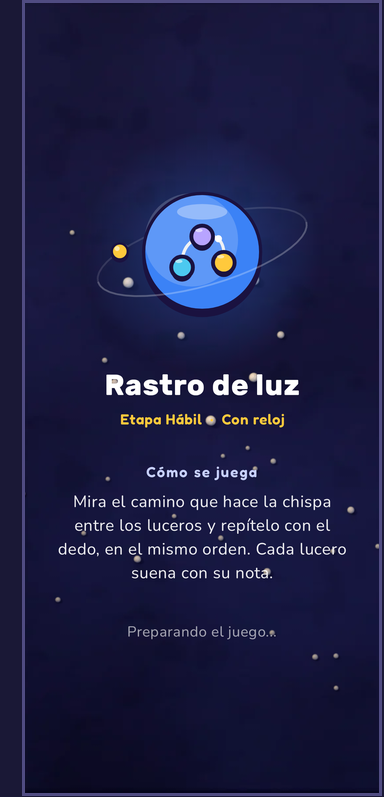
#> input picture tools/previews/tarea_190_hoy_carga.png, 384 x 797 px
$ python tarea_190.py
#> lines starting #> are read from the running program, lines starting #| are printed output that depends on the picture; pictures that were not available may be replaced by others from this repository, and a replacement may not be noted
# -*- coding: utf-8 -*-
"""Lámina de la Tarea 190, «La entrada al juego sin cuenta regresiva» (`docs/previews/tarea-190.png`), con CAPTURAS REALES; no son maquetas.
  1. La pantalla de carga: hoy (con «Cómo se juega» y su frase; captura real de Fable) | propuesta (planeta, nombre y etapa; capturas de Roborazzi).
  2. El «¡Ya!» sobre el tablero real, a tamaño real (Tinta o Palabra y Rastro de luz; capturas reales de Unity de 1080 × 2400) y un recorte al 100 %.
  3. La primera partida de un juego con tutorial: carga → tarjeta de Nubi → ronda guiada → «¡Ya!» → juego.
  4. La tabla por juego: tiempo hasta «listo», p95 y máximo de los cuadros visibles, antes y después (PC; `tarea_190_medidas.txt`).
Entradas (fuera de git): `app/src/test/screenshots/tarea-190/propuesta/*.png` (`Tarea190CapturasTest`, solo al grabar) y `unity/test-results/capturas-t190/<juego>/` (`NUBI_SHOTS_DIR` + `NUBI_SHOTS_GAMES="stroop,secuencia"`);
en git: `tarea_190_hoy_carga.png` y `tarea_190_medidas.txt`.  Uso:  python -I tools/previews/tarea_190.py
"""
import os, sys
from PIL import Image, ImageDraw, ImageFont

sys.stdout.reconfigure(encoding='utf-8')
HERE = os.path.dirname(os.path.abspath(__file__)); ROOT = os.path.abspath(os.path.join(HERE, '..', '..'))
PROP = os.path.join(ROOT, 'app', 'src', 'test', 'screenshots', 'tarea-190', 'propuesta')
SHOTS = os.path.join(ROOT, 'unity', 'test-results', 'capturas-t190')
FONTS = os.path.join(ROOT, 'app', 'src', 'main', 'res', 'font')
OUT = os.path.join(ROOT, 'docs', 'previews', 'tarea-190.png')
NAVY, SUN, DIM, CREAM, LILAC, LIME, CORAL = (20, 18, 63), (255, 203, 69), (200, 196, 235), (245, 235, 219), (184, 164, 255), (155, 229, 100), (255, 107, 74)
W = 2300
M = 48


def font(px, kind='fredoka'):
    return ImageFont.truetype(os.path.join(FONTS, {'rubik': 'rubik_bold.ttf', 'fredoka': 'fredoka.ttf', 'nunito': 'nunito_regular.ttf'}[kind]), int(px))


def load(path, h=None, w=None, scale=None):
    im = Image.open(path).convert('RGB')
    if scale: im = im.resize((int(im.width * scale), int(im.height * scale)), Image.LANCZOS)
    elif h: im = im.resize((int(im.width * h / im.height), h), Image.LANCZOS)
    elif w: im = im.resize((w, int(im.height * w / im.width)), Image.LANCZOS)
    return im


def wrap(d, text, f, width):
    lines = []
    for para in text.split('\n'):
        cur = ''
        for word in para.split(' '):
            t = (cur + ' ' + word).strip()
            if d.textlength(t, font=f) <= width: cur = t
            else:
                lines.append(cur); cur = word
        lines.append(cur)
    return lines


medidas = []
for ln in open(os.path.join(HERE, 'tarea_190_medidas.txt'), encoding='utf-8'):
#> (reads tools/previews/tarea_190_medidas.txt from the repository)
    if ln.startswith('#') or not ln.strip(): continue
    p = [x.strip() for x in ln.split('|')]
    medidas.append((p[0], float(p[1]), float(p[2]), float(p[3]), float(p[4]), float(p[5]), float(p[6]), int(p[7])))

# ---------------------------------------------------------------- piezas
items = []   # (alto, función de dibujo)
H1 = 800


def title(txt, sub=None):
    # [6 lines left out: function draw, not called in this run]
    n = 0 if not sub else 1
    return (70 + (len(wrap(ImageDraw.Draw(Image.new('RGB', (10, 10))), sub, font(25, 'nunito'), W - 2 * M)) * 34 if sub else 0), draw)


def panels(row, h, gap=34):
    """row = lista de (imagen, rótulo, subrótulo)"""
    # [12 lines left out: function draw, not called in this run]
    return (h + 180, draw)


# 1 · la carga
hoy = load(os.path.join(HERE, 'tarea_190_hoy_carga.png'), h=H1)
#> in load, im is the input picture: PIL image 384x797 RGB; mean R, G, B 29.6, 31.2, 69
p1 = load(os.path.join(PROP, 'carga-secuencia.png'), h=H1)
#> call 2 of load, with h = 800
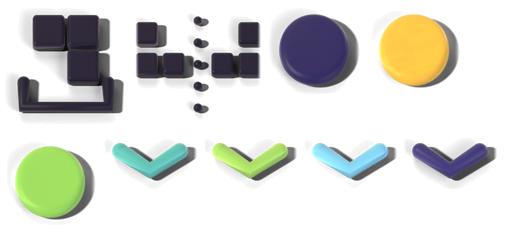
#> input picture unity/NeuroVidaCore/Assets/Resources/Plasticina/acoplamiento/atlas.png, 512 x 232 px, given in place of carga-secuencia.png, which was not available
#> in load (call 2), `im = Image.open(path).convert('RGB')`:
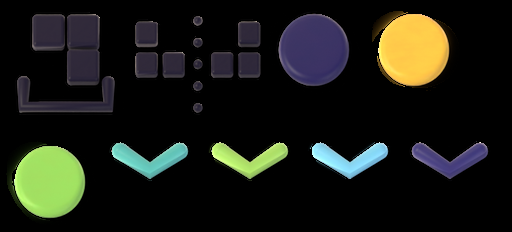
#> im: PIL image 512x232 RGB; mean R, G, B 26.4, 28.3, 21.7
p2 = load(os.path.join(PROP, 'carga-correo.png'), h=H1)
#> call 3 of load, with h = 800
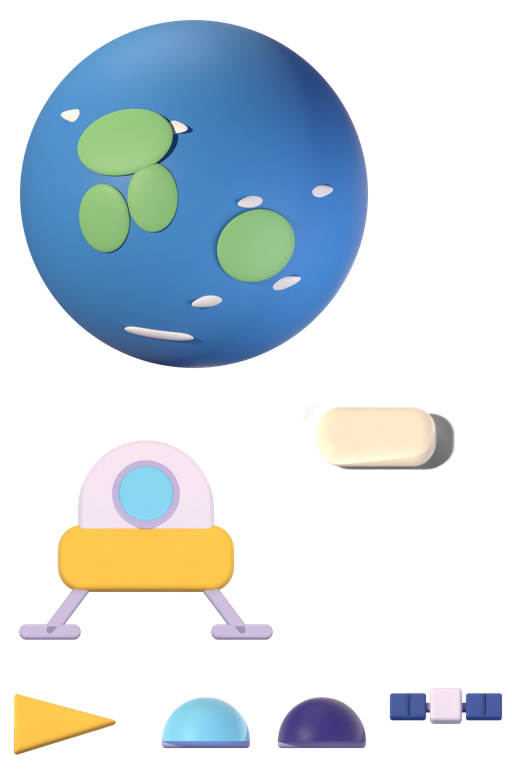
#> input picture unity/NeuroVidaCore/Assets/Resources/Plasticina/aterrizaje/atlas.png, 512 x 780 px, given in place of carga-correo.png, which was not available
#> in load (call 3), `im = Image.open(path).convert('RGB')`:
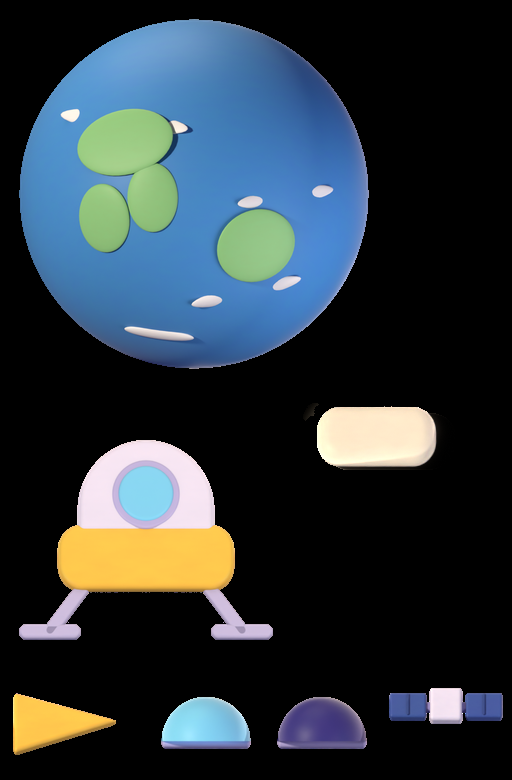
#> im: PIL image 512x780 RGB; mean R, G, B 44.1, 54.6, 60.7
p3 = load(os.path.join(PROP, 'carga-contrarreloj.png'), h=H1)
items.append(title('1 · La pantalla de carga: hoy | propuesta',
                   'Hoy explica el juego (el rótulo «Cómo se juega» y 2 a 4 líneas) en CADA arranque, y se quita 3 cuadros después de la configuración. Propuesta: solo el planeta, el nombre y la etapa; tapa el juego hasta que el tablero está COMPLETO (también con Unity ya vivo) y se va con un fundido de 250 ms. La explicación queda en la ficha («Sobre este juego») y en la pausa.'))
items.append(panels([(hoy, 'Hoy · Rastro de luz', 'planeta, nombre, etapa y reloj + «Cómo se juega» + la frase + «Preparando el juego…»'),
                     (p1, 'Propuesta · Rastro de luz', 'planeta, nombre y «Etapa Hábil · Con reloj»'),
                     (p2, 'Propuesta · Correo Estelar', 'sin reloj elegido: solo la etapa'),
                     (p3, 'Propuesta · un Contrarreloj', 'el nombre del modo en lugar de la etapa')], H1))

# 2 · el ¡Ya!
def shot(g, n): return os.path.join(SHOTS, g, n)
sc = 0.45
s1, s2 = load(shot('stroop', '01-tablero.png'), scale=sc), load(shot('stroop', '02-ya.png'), scale=sc)
#> (the run stopped early here; a loop or call above may not have finished)
